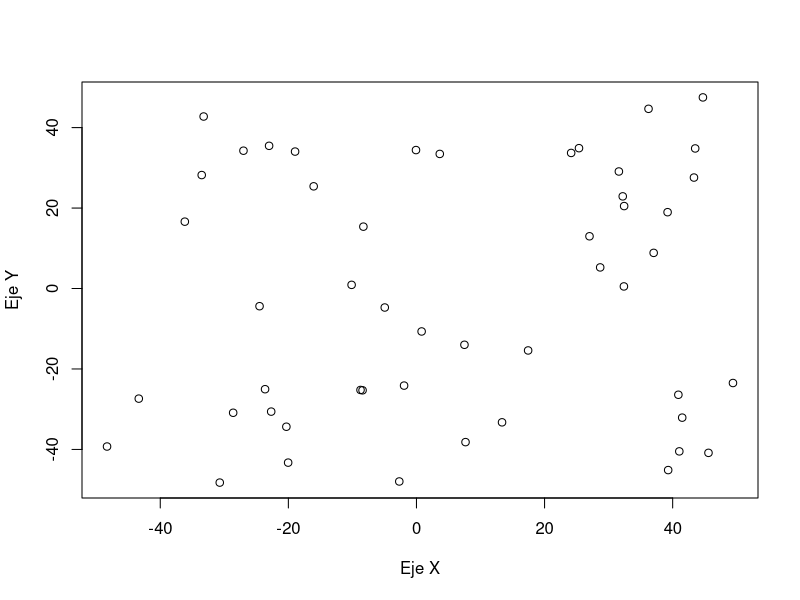
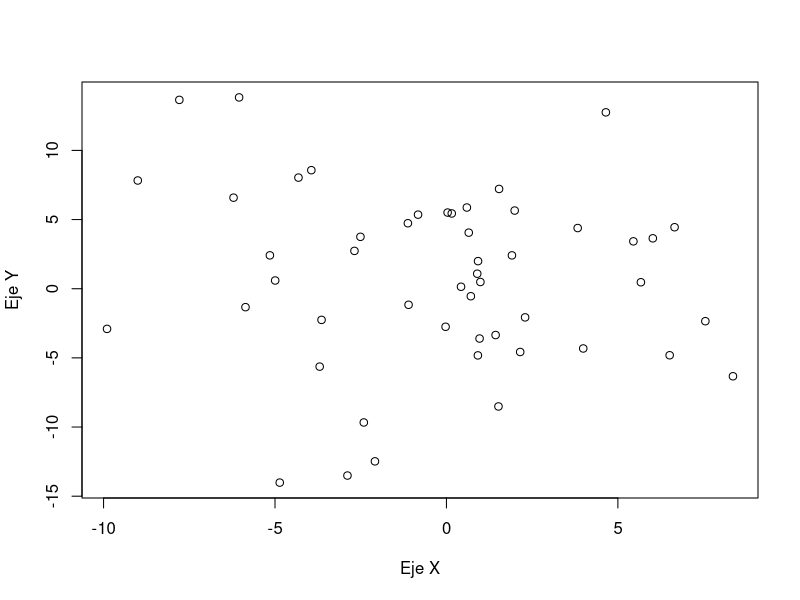
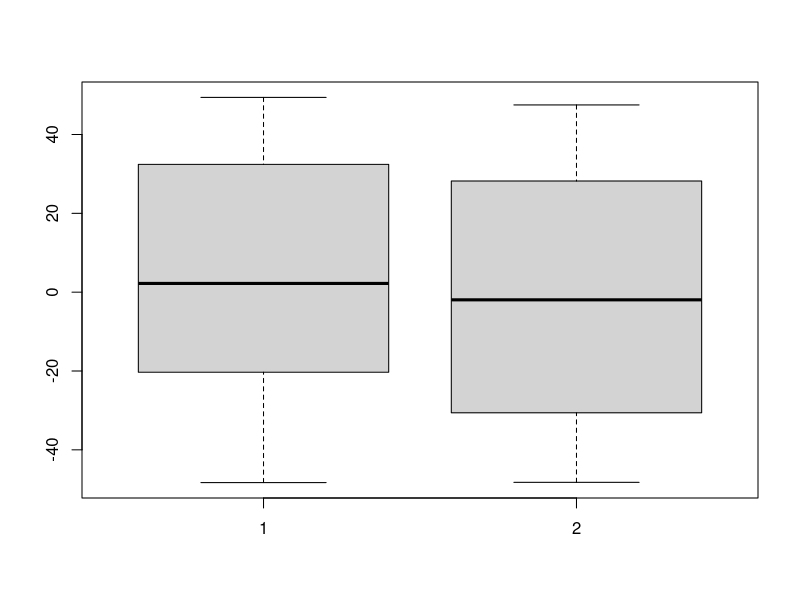
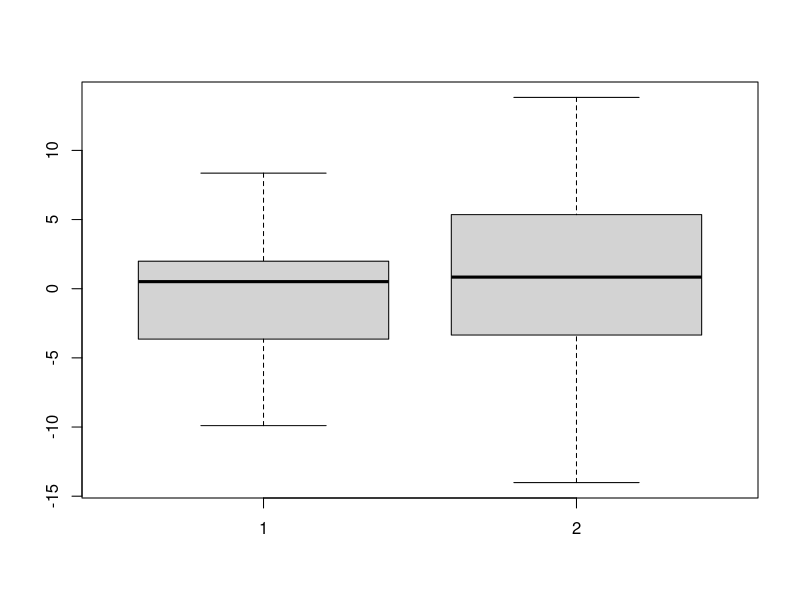
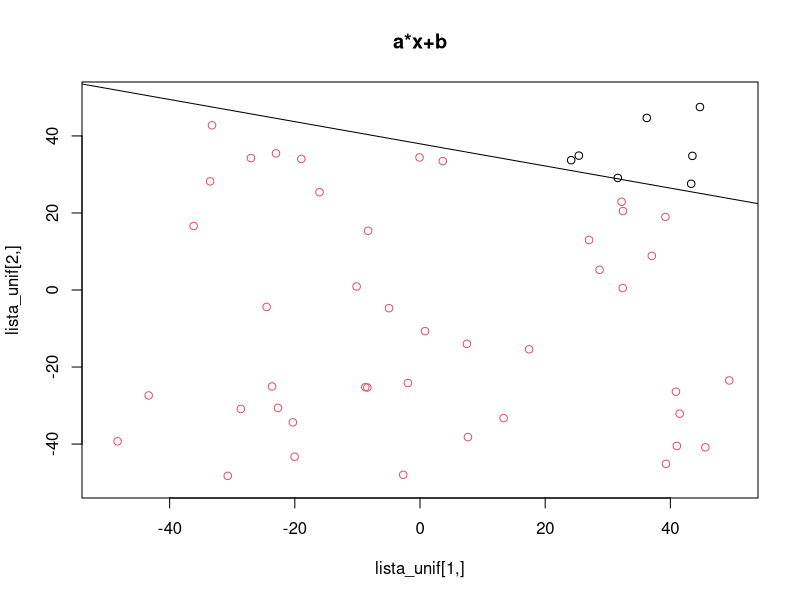
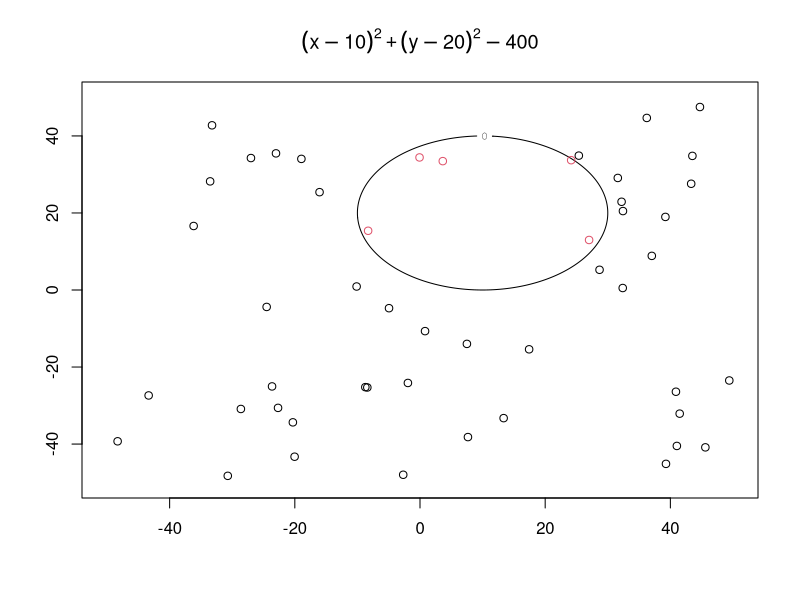
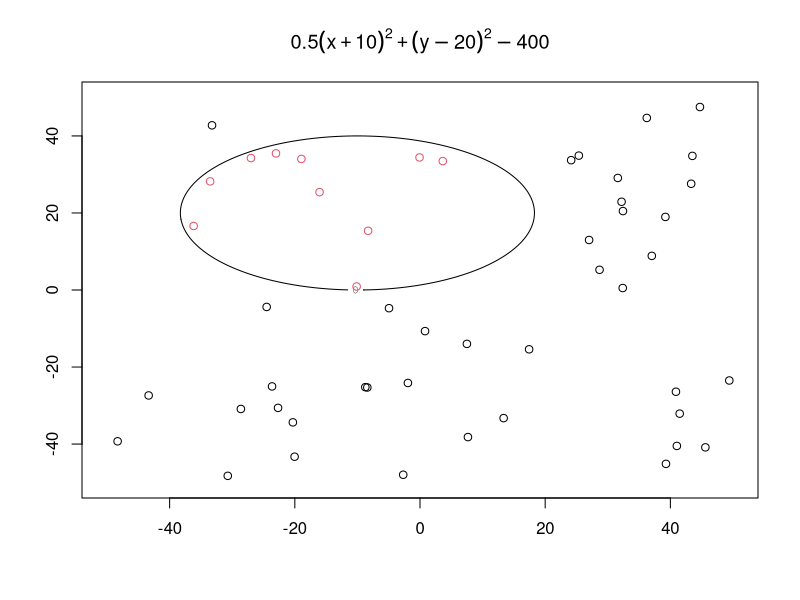
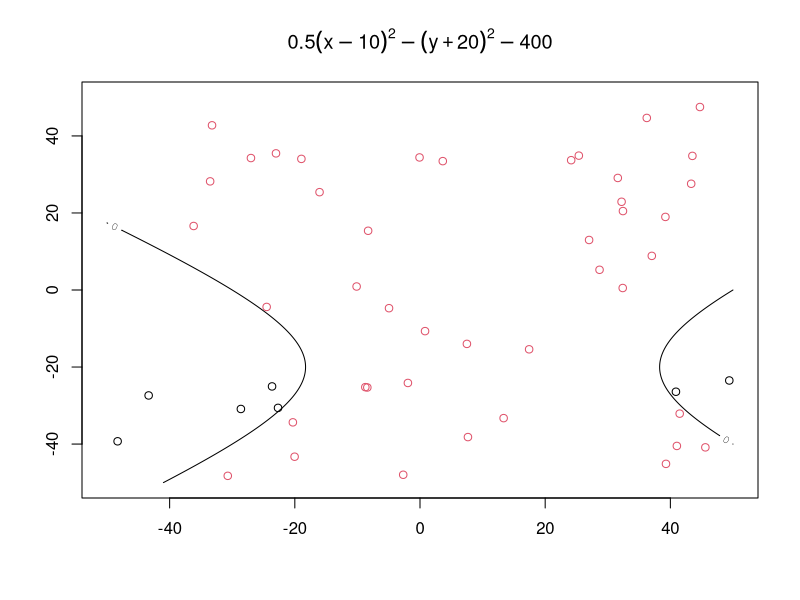

These figures' R source, in order:
## ---- chunk 1
set.seed(3141592)
simula_unif <- function(N, dim, rango){
  lista <- matrix(runif(N*dim, min =  rango[1], max = rango[2]), dim, N)
  return(lista)
}
## ---- chunk 2
simula_gauss <- function(N, dim, sigma){
  lista <- matrix(rnorm(N*dim, sd = sigma), dim, N)
  return(lista)
}
## ---- chunk 3
lista_unif <- simula_unif(50, 2, c(-50, 50))
lista_gauss <- simula_gauss(50, 2, c(5,7))
## ---- chunk 4
plot(lista_unif[1,], lista_unif[2,], xlab="Eje X", ylab="Eje Y")
plot(lista_gauss[1,],lista_gauss[2,], xlab="Eje X", ylab="Eje Y")
## ---- chunk 5
boxplot(lista_unif[1,],lista_unif[2,])
boxplot(lista_gauss[1,],lista_gauss[2,])

## ---- chunk 6
simula_recta <- function(intervalo){
  puntos <- simula_unif(2,2,intervalo)
  a <- (puntos[2,2]-puntos[2,1])/(puntos[1,2]-puntos[1,1])
  b <- puntos[2,1] - a * puntos[1,1]
  return(c(a,b))
}
## ---- chunk 7
intervalo = c(-50, 50)
coefs <- simula_recta(intervalo)
a <- coefs[1]
b <- coefs[2]

f <- function(X){
  return(X[2] - a*X[1] -b)
}


etiqueta = apply(lista_unif, 2, function(X) sign(f(X)))

plot.new()
plot.window(xlim=c(-50,50), ylim=c(-50,50))
axis(1)
axis(2)
box()
title(main="a*x+b", ylab = "lista_unif[2,]", xlab = "lista_unif[1,]")
points(lista_unif[1,etiqueta==-1], lista_unif[2,etiqueta==-1], col = 2)
points(lista_unif[1,etiqueta==1], lista_unif[2,etiqueta==1])
abline(b,a)
## ---- chunk 8
f_1 <- function(X){
  return((X[1] - 10)^2 + (X[2] - 20)^2 - 400)
}

etiqueta_1 = apply(lista_unif, 2, function(X) sign(f_1(X)))

x <- seq(-50,50,length=1000)
y <- seq(-50,50,length=1000)
z <- outer(x,y,function(x,y) (x - 10)^2 + (y - 20)^2 - 400)

contour(x,y,z, levels=0, main=expression((x-10)^2 + (y-20)^2 - 400))
points(lista_unif[1,etiqueta_1==1], lista_unif[2,etiqueta_1==1])
points(lista_unif[1,etiqueta_1==-1], lista_unif[2,etiqueta_1==-1],col=2)
## ---- chunk 9
f_2 <- function(X){
  return(0.5*(X[1] + 10)^2 + (X[2] - 20)^2 - 400)
}

etiqueta_2 = apply(lista_unif, 2, function(X) sign(f_2(X)))

x <- seq(-50,50,length=1000)
y <- seq(-50,50,length=1000)
z <- outer(x,y,function(x,y) 0.5*(x + 10)^2 + (y - 20)^2 - 400)

contour(x,y,z, levels=0, main=expression(0.5(x + 10)^2 + (y - 20)^2 - 400))
points(lista_unif[1,etiqueta_2==1], lista_unif[2,etiqueta_2==1])
points(lista_unif[1,etiqueta_2==-1], lista_unif[2,etiqueta_2==-1],col=2)
## ---- chunk 10
f_3 <- function(X){
  return(0.5*(X[1] - 10)^2 - (X[2] + 20)^2 - 400)
}

etiqueta_3 = apply(lista_unif, 2, function(X) sign(f_3(X)))

x <- seq(-50,50,length=1000)
y <- seq(-50,50,length=1000)
z <- outer(x,y,function(x,y) 0.5*(x - 10)^2 - (y + 20)^2 - 400)

contour(x,y,z, levels=0, main=expression( 0.5*(x - 10)^2 - (y + 20)^2 - 400))
points(lista_unif[1,etiqueta_3==1], lista_unif[2,etiqueta_3==1])
points(lista_unif[1,etiqueta_3==-1], lista_unif[2,etiqueta_3==-1],col=2)
## ---- chunk 11
f_4 <- function(X){
  return(X[2] - 20*X[1]^2- 5*X[1] + 3)
}

etiqueta_4 = apply(lista_unif, 2, function(X) sign(f_4(X)))

x <- seq(-50,50,length=1000)
y <- seq(-50,50,length=1000)
z <- outer(x,y,function(x,y) y - 20*x^2 - 5*x + 3)

contour(x,y,z, levels=0, main=expression(y - 20*x^2 - 5*x + 3))
points(lista_unif[1,etiqueta_4==1], lista_unif[2,etiqueta_4==1])
points(lista_unif[1,etiqueta_4==-1], lista_unif[2,etiqueta_4==-1],col=2)
## ---- chunk 12
modify_rnd_bool_subvector <- function(v, perc = 0.1){
  mod_v <- v
  
  if( length(which(v == 1)) >= 10){
    to_change <- sample(which(v == 1), 0.1*length(which(v == 1)) )
    mod_v[to_change] = -1
  }
  
  if( length(which(v == -1)) >= 10){
    to_change <- sample(which(v == -1), 0.1*length(which(v == -1)) )
    mod_v[to_change] = 1
  }
  
  return(mod_v)
}
## ---- chunk 13
etiqueta_mod <- modify_rnd_bool_subvector(etiqueta)

plot.new()
plot.window(xlim=c(-50,50), ylim=c(-50,50))
axis(1)
axis(2)
box()
title(main="a*x+b", ylab = "lista_unif[2,]", xlab = "lista_unif[1,]")
points(lista_unif[1,etiqueta_mod==1], lista_unif[2,etiqueta_mod==1])
points(lista_unif[1,etiqueta_mod==-1], lista_unif[2,etiqueta_mod==-1],col=2)
abline(b,a)
## ---- chunk 14
etiqueta_mod_1 <- modify_rnd_bool_subvector(etiqueta_1)

x <- seq(-50,50,length=1000)
y <- seq(-50,50,length=1000)
z <- outer(x,y,function(x,y) (x - 10)^2 + (y - 20)^2 - 400)

contour(x,y,z, levels=0, main=expression((x-10)^2 + (y-20)^2 - 400))
points(lista_unif[1,etiqueta_mod_1==1], lista_unif[2,etiqueta_mod_1==1])
points(lista_unif[1,etiqueta_mod_1==-1], lista_unif[2,etiqueta_mod_1==-1],col=2)
## ---- chunk 15
etiqueta_mod_2 <- modify_rnd_bool_subvector(etiqueta_2)

x <- seq(-50,50,length=1000)
y <- seq(-50,50,length=1000)
z <- outer(x,y,function(x,y) 0.5*(x + 10)^2 + (y - 20)^2 - 400)

contour(x,y,z, levels=0, main=expression(0.5(x + 10)^2 + (y - 20)^2 - 400))
points(lista_unif[1,etiqueta_mod_2==1], lista_unif[2,etiqueta_mod_2==1])
points(lista_unif[1,etiqueta_mod_2==-1], lista_unif[2,etiqueta_mod_2==-1],col=2)
## ---- chunk 16
etiqueta_mod_3 <- modify_rnd_bool_subvector(etiqueta_3)

x <- seq(-50,50,length=1000)
y <- seq(-50,50,length=1000)
z <- outer(x,y,function(x,y) 0.5*(x - 10)^2 - (y + 20)^2 - 400)

contour(x,y,z, levels=0, main=expression( 0.5*(x - 10)^2 - (y + 20)^2 - 400))
points(lista_unif[1,etiqueta_mod_3==1], lista_unif[2,etiqueta_mod_3==1])
points(lista_unif[1,etiqueta_mod_3==-1], lista_unif[2,etiqueta_mod_3==-1],col=2)
## ---- chunk 17
etiqueta_mod_4 <- modify_rnd_bool_subvector(etiqueta_4)

x <- seq(-50,50,length=1000)
y <- seq(-50,50,length=1000)
z <- outer(x,y,function(x,y) y - 20*x^2 - 5*x + 3)

contour(x,y,z, levels=0, main=expression(y - 20*x^2 - 5*x + 3))
points(lista_unif[1,etiqueta_mod_4==1], lista_unif[2,etiqueta_mod_4==1])
points(lista_unif[1,etiqueta_mod_4==-1], lista_unif[2,etiqueta_mod_4==-1],col=2)
## ---- chunk 18
ajusta_PLA <- function(datos, label, max_iter, vini){
  sol <- vini
  iter <- 0
  finished <- FALSE
  last_change <- -1
  
  while ( iter < max_iter && !finished){
    i <- iter%%length(label) +1
    x <- c(datos[,i],1)
    if( sign( crossprod(x,sol)) != label[i]){
      sol <- sol + label[i] * x
      last_change <- i
    }
    else{
      finished <- (i == last_change)
    }
    
    iter <- iter+1
  }
  
  sol <- sol/sol[2]
  
  if(finished){
    errors <- 0
  }
  else{
    signes <- apply(datos, 2, function(x){ 
      x <- c(x,1)
      return(sign(crossprod(x,sol)))})
    v <- signes != label
    errors <- length(v[v])
  }
  return(c(sol,errors, iter))
}

sol_pla <- ajusta_PLA(lista_unif,etiqueta, 7000,rep(0,3))
## ---- chunk 19
plot.new()
plot.window(xlim=c(-50,50), ylim=c(-50,50))
axis(1)
axis(2)
box()
title(main="a*x+b", ylab = "lista_unif[2,]", xlab = "lista_unif[1,]")
points(lista_unif[1,etiqueta==-1], lista_unif[2,etiqueta==-1], col = 2)
points(lista_unif[1,etiqueta==1], lista_unif[2,etiqueta==1])

abline(-sol_pla[3], -sol_pla[1], col = 4)
abline(b, a, col=3) 
## ---- chunk 20
iterations <- numeric()
length(iterations) <- 10

iterations[1] <- ajusta_PLA(lista_unif,etiqueta, 10000,rep(0,3))[5]

for(i in 2:10){
  v_ini <- runif(3)
  print(v_ini)
  iterations[i] <- ajusta_PLA(lista_unif,etiqueta, 10000, v_ini)[5]
}

print(c("Media de iteraciones ", mean(iterations)))
## ---- chunk 21
errores_10 <- ajusta_PLA(lista_unif,etiqueta_mod, 10,rep(0,3))[4]
print(errores_10)
errores_100 <- ajusta_PLA(lista_unif,etiqueta_mod, 100,rep(0,3))[4]
print(errores_100)
errores_1000 <- ajusta_PLA(lista_unif,etiqueta_mod, 1000,rep(0,3))[4]
print(errores_1000)
